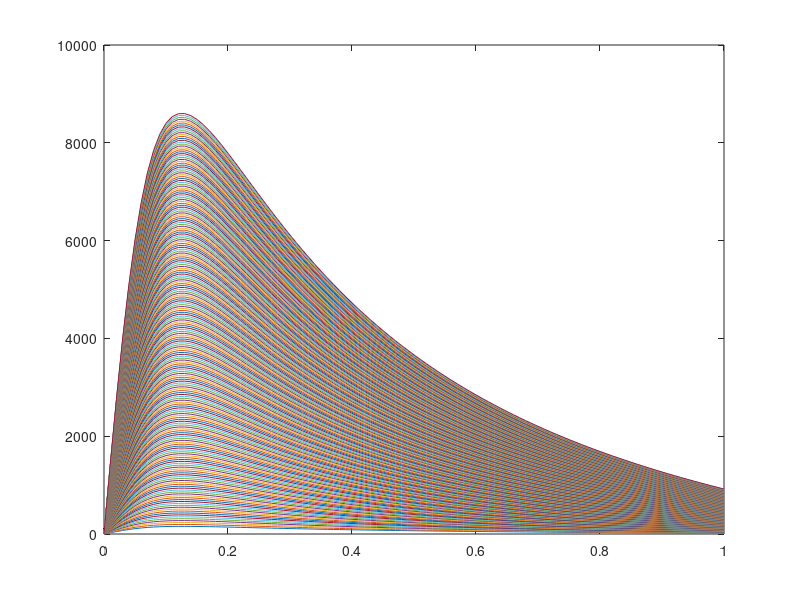

This figure's MATLAB source: (Note: this script raises an error after producing the figure.)
%% Find slip ratio at peak traction
p.B = 7.462;
p.C = 2.201;
p.D = 2.607*(.6);
p.E = 0.3852;

Sl = 0:0.01:1;
Fz = 100:25:5500;
nFz = length(Fz);
[sl_grid, Fz_grid] = meshgrid(Sl, Fz);

Fx = Fz_grid.*p.D.*sin(p.C.*atan(p.B.*sl_grid - p.E.*(p.B.*sl_grid - atan(p.B.*sl_grid))));

figure(1)
for i = 1:nFz
    plot(sl_grid(i,:),Fx(i,:))
    hold on
end
hold off

fun = @(x)compute_Fx1(x,p);
sl_fx_max = fmincon(fun, 0.15);
sl_fx_max_rounded = floor(sl_fx_max*100)/100;
fx_max = -compute_Fx1(sl_fx_max, p);

%% Make bijective force function
Sl = 0:0.01:sl_fx_max;
Fz = 100:25:5500;
nFz = length(Fz);
nSL = length(Sl);
[sl_grid, Fz_grid] = meshgrid(Sl, Fz);

Fx = Fz_grid.*p.D.*sin(p.C.*atan(p.B.*sl_grid - p.E.*(p.B.*sl_grid - atan(p.B.*sl_grid))));

figure(2)
for i = 1:nFz
    plot(sl_grid(i,:),Fx(i,:))
    hold on
end
hold off

figure(3)
scatter3(Fx, Fz_grid, sl_grid)

%% Find optimal bijective function for slip
p.x_min_total = 0;
p.x_max_total = sl_fx_max;
p.Fz = 800;
e_ref = 0.0005;

opts = optimoptions('fsolve','Display','none');
fun = @(e)compute_x_max_all(e,p);
e_opt = fsolve(fun, e_ref, opts);

x_max = compute_x_max_all2(e_opt, p);
[sl_grid, Fz_grid] = meshgrid(x_max, Fz);
Fx = Fz_grid.*p.D.*sin(p.C.*atan(p.B.*sl_grid - p.E.*(p.B.*sl_grid - atan(p.B.*sl_grid))));
S_tbl = scatteredInterpolant(Fx(:), Fz_grid(:), sl_grid(:));

figure(4)
scatter3(Fx, Fz_grid, sl_grid)

%% Find optimal function for force
p.x_min_total = sl_fx_max;
p.x_max_total = 1;
p.Fz = 800;
e_ref = 0.0001;

opts = optimoptions('fsolve','Display','none');
fun = @(e)compute_x_max_all(e,p);
e_opt = fsolve(fun, e_ref, opts);

p.x_min_total = 0;
x_max = compute_x_max_all2(e_opt, p);
[sl_grid, Fz_grid] = meshgrid(x_max, Fz);
Fx = Fz_grid.*p.D.*sin(p.C.*atan(p.B.*sl_grid - p.E.*(p.B.*sl_grid - atan(p.B.*sl_grid))));
F_tbl = griddedInterpolant(sl_grid', Fz_grid', Fx');

figure(5)
scatter3(sl_grid, Fz_grid, Fx)

%% Save results
clearvars -except S_tbl F_tbl sl_fx_max_rounded
save('SL_table', 'S_tbl', 'F_tbl', 'sl_fx_max_rounded')

%% Function Definitions
function J = compute_Fx1(x, p)
    J = -p.D.*sin(p.C.*atan(p.B.*x - p.E.*(p.B.*x - atan(p.B.*x))));
end

function e_pid = compute_Fx2(x, p)
    Fx_ref = p.Fz*p.D.*sin(p.C.*atan(p.B.*x - p.E.*(p.B.*x - atan(p.B.*x))));
    Fx_pid = p.m*x + p.b;

    e_pid = -abs(Fx_ref - Fx_pid);
end

function de_pid = compute_x_max(x_max, p)
    x = [p.x_min; x_max];
    z = p.Fz.*p.D.*sin(p.C.*atan(p.B.*x - p.E.*(p.B.*x - atan(p.B.*x))));
    p.m = (z(1) - z(2)) / (p.x_min - x_max);
    p.b = z(2) - (p.m*x_max);

    fun2 = @(y)compute_Fx2(y,p);
    opts = optimoptions('fmincon','Algorithm','sqp','Display','none');
    x_e_max = fmincon(fun2, mean(x), [], [], [], [], x(1), x(2),[],opts);
    z_e_max = -p.Fz*compute_Fx1(x_e_max, p);
    z_e_pid = p.m*x_e_max + p.b;
    e = abs(z_e_max - z_e_pid) / z_e_max;

    de_pid = e - p.e_pid;
end

function x_max_all = compute_x_max_all(e_pid, p)
    x_max = p.x_min_total;
    p.e_pid = e_pid;

    while x_max < p.x_max_total
        p.x_min = x_max;
        fun1 = @(x)compute_x_max(x,p);
        opts = optimoptions('fsolve','Display','none');
        x_max = fsolve(fun1, x_max+0.01,opts);
    end
    x_max_all = x_max - p.x_max_total;
    disp(x_max)
end

function x_max = compute_x_max_all2(e_pid, p)
    p.e_pid = e_pid;
    x_max = p.x_min_total;

    while x_max < p.x_max_total
        p.x_min = x_max(end);
        fun1 = @(x)compute_x_max(x,p);
        opts = optimoptions('fsolve','Display','none');
        x_max = [x_max fsolve(fun1, x_max(end)+0.01,opts)];
    end
end